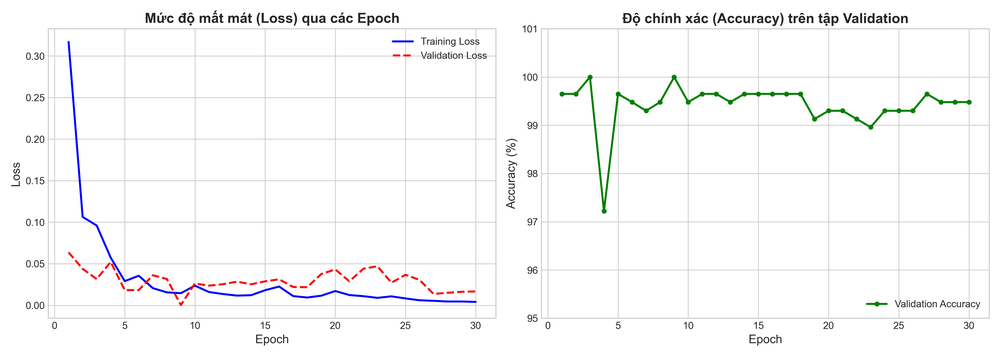
#> input picture lstm_training_history.png, 1000 x 357 px, shrunk from 4200 x 1500 before the run
$ python -i image_enhancement.py   (imports and definitions only)
#> lines starting #> are read from the running program, lines starting #| are printed output that depends on the picture
#> further down, picture is the input picture: shape (357, 1000, 3); mean B, G, R 249.1, 248.8, 248.7
import cv2

def apply_clahe(img, clip_limit=2.0, tile_size=(8, 8)):
#> called with clip_limit = 2, tile_size = (8, 8)
    if img is None:
        return None

    clahe_obj = cv2.createCLAHE(clipLimit=clip_limit, tileGridSize=tile_size)

    if len(img.shape) == 3:
        lab = cv2.cvtColor(img, cv2.COLOR_BGR2LAB)
#> lab: shape (357, 1000, 3); mean of channels 0, 1, 2 249.6, 128.2, 128
        l, a, b = cv2.split(lab)
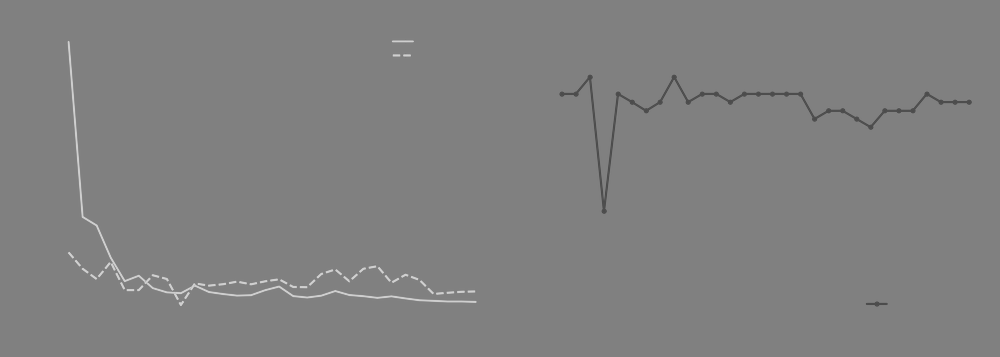
#> a: shape (357, 1000); min 75, max 208, mean 128.2
        l_optimized = clahe_obj.apply(l)
        lab_optimized = cv2.merge((l_optimized, a, b))
#> lab_optimized: shape (357, 1000, 3); mean of channels 0, 1, 2 248.5, 128.2, 128
        result = cv2.cvtColor(lab_optimized, cv2.COLOR_LAB2BGR)
    else:
        result = clahe_obj.apply(img)

    return result

>>> import cv2
>>> picture = cv2.imread('../../lstm_training_history.png')
>>> result = apply_clahe(picture)

$ run again, on metrics_lstm.png
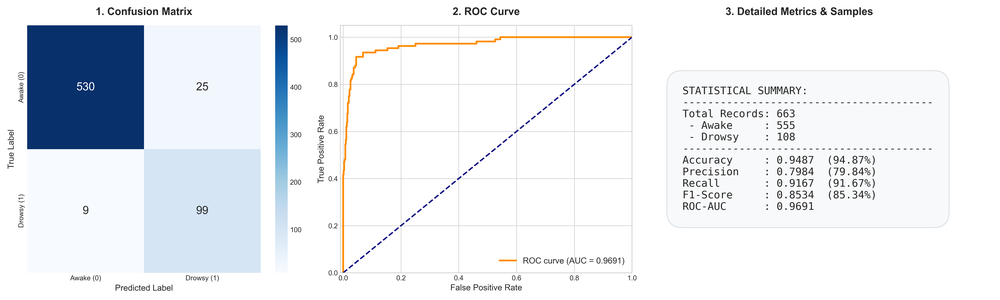
#> input picture metrics_lstm.png, 1000 x 300 px, shrunk from 6000 x 1800 before the run
#> picture is the input picture: shape (300, 1000, 3); mean B, G, R 241.3, 237, 233.6
#> lab: shape (300, 1000, 3); mean of channels 0, 1, 2 238, 128.5, 125.3
#> in apply_clahe, `l, a, b = cv2.split(lab)`:
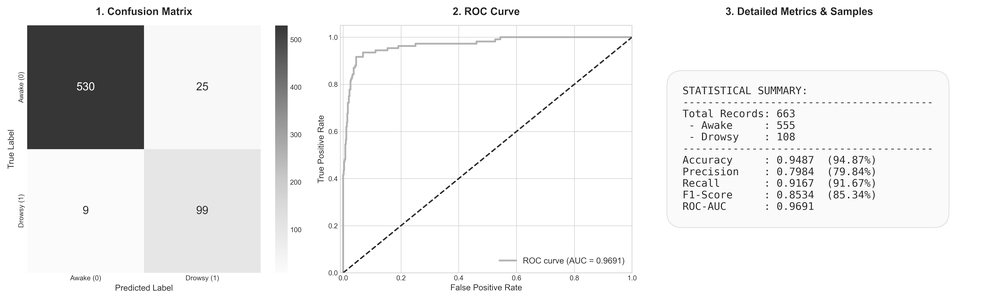
#> l: shape (300, 1000); min 0, max 255, mean 238
#> in apply_clahe, `l, a, b = cv2.split(lab)`:
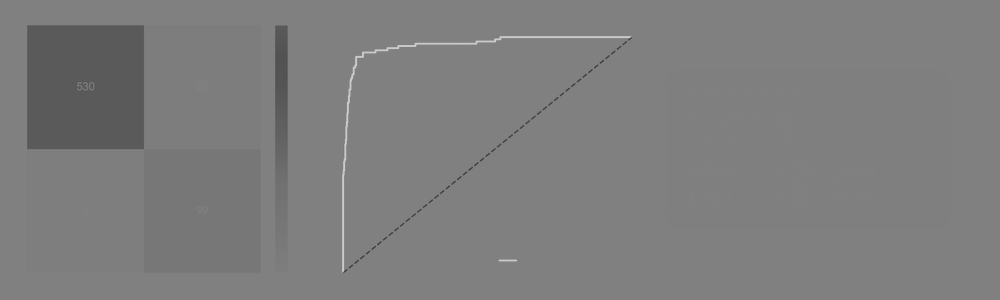
#> b: shape (300, 1000); min 64, max 206, mean 125.3
#> lab_optimized: shape (300, 1000, 3); mean of channels 0, 1, 2 235.4, 128.5, 125.3
